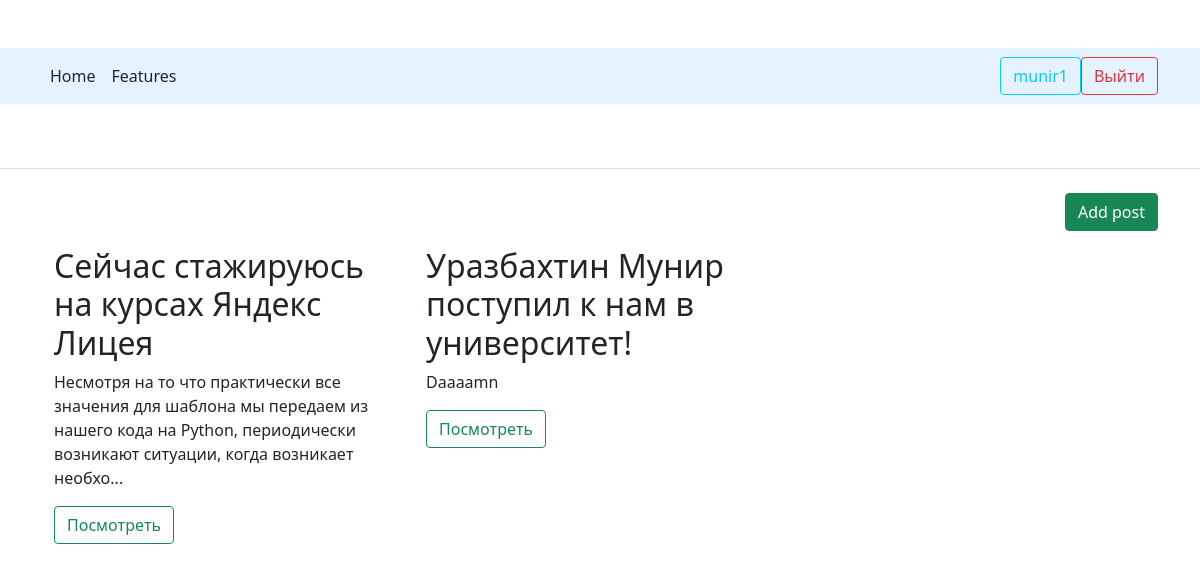
The page /home (signed in) on the database its author committed.
### data/__all_models.py (models this page shows, shortened)
class User(SqlAlchemyBase, UserMixin):
    __tablename__ = 'users'
    id = sqlalchemy.Column(sqlalchemy.Integer, primary_key=True, autoincrement=True)
    name = sqlalchemy.Column(sqlalchemy.String, nullable=True)
    age = sqlalchemy.Column(sqlalchemy.Integer, nullable=True)
    email = sqlalchemy.Column(sqlalchemy.String, index=True, unique=True, nullable=True)
    hashed_password = sqlalchemy.Column(sqlalchemy.String, nullable=True)
    bio = sqlalchemy.Column(sqlalchemy.String, nullable=True)
    signed_date = sqlalchemy.Column(sqlalchemy.DateTime, default=datetime.datetime.now)

class News(SqlAlchemyBase):
    __tablename__ = 'news'
    id = sqlalchemy.Column(sqlalchemy.Integer,
                           primary_key=True, autoincrement=True)
    title = sqlalchemy.Column(sqlalchemy.String, nullable=True)
    content = sqlalchemy.Column(sqlalchemy.String, nullable=True)
    created_date = sqlalchemy.Column(sqlalchemy.DateTime,
                                     default=datetime.datetime.date)
    is_private = sqlalchemy.Column(sqlalchemy.Boolean, default=False)
    user_id = sqlalchemy.Column(sqlalchemy.Integer,
                                sqlalchemy.ForeignKey("users.id"))
    user = orm.relation('User')

### main.py (the view)
@app.route('/')
@app.route('/home')
def home():
    session = db_session.create_session()
    news = session.query(News).filter(News.is_private != True)
    return render_template('home.html', title='ShareNews.com', news=news)

### data/db_session.py (called while the page is built)
def create_session() -> Session:
    global __factory
    return __factory()

### main.py (called while the page is built)
@login_manager.user_loader
def load_user(user_id):
    session = db_session.create_session()
    return session.query(User).get(user_id)

### templates/home.html (shortened to what this page needs)
{% extends "base.html" %}
{% block content %}
<link href="/static/css/features.css" rel="stylesheet">
<ul class="nav justify-content-end">
    <a class="btn btn-success " href="/newpost">Add post</a>
</ul>
<div class="container">
    <div class="row">
        {% for new in news %}
        <div class="col-md-4">
            <h2>{{new.title}}</h2>
            {% if new.content|length > 150 %}
            <p class="card-text">{{new.content[:149]}}...</p>
            {% else %}
            <p class="card-text">{{new.content}}</p>
            {% endif %}
            <a href="/new/{{new.id}}" class="btn btn-outline-success">Посмотреть</a>
        </div>
        {% endfor %}
    </div>
</div>
{% endblock %}

### templates/base.html (shortened to what this page needs)
<!DOCTYPE html>
<html lang="en">
<head>
    <link href="https://cdn.jsdelivr.net/npm/bootstrap@5.0.0-beta3/dist/css/bootstrap.min.css" rel="stylesheet"
>
    <link rel="stylesheet" type="text/css" href="/static/css/base.css"/>
</head>
<body>
<nav class="navbar navbar-light" style="background-color: #e3f2fd;">
    <div class="container d-flex flex-wrap">
        <ul class="nav me-auto">
            <li class="nav-item"><a href="/home" class="nav-link link-dark px-2 active">Home</a></li>
            <li class="nav-item"><a href="/features" class="nav-link link-dark px-2">Features</a></li>
        </ul>
        <ul class="nav">
            {% if current_user.is_authenticated %}
            <a type="button" href="\bio" class="btn btn-outline-info">{{current_user.name}}</a>
            <a type="button" href="\logout" class="btn btn-outline-danger">Выйти</a>
            {% else %}
            <p>
                <a class="btn btn-primary " href="/register">Зарегистрироваться</a>
                <a class="btn btn-success" href="/login">Войти</a>
            </p>
            {% endif %}
        </ul>
    </div>
</nav>
<header class="py-3 mb-4 border-bottom">
    <div class="container d-flex flex-wrap justify-content-center">
        <a href="/home" class="d-flex align-items-center mb-3 mb-md-0 me-md-auto text-dark text-decoration-none">
            <svg class="bi me-2" width="40" height="32">
                <use xlink:href="#bootstrap"/>
            </svg>
        </a>
    </div>
</header>
<main role="main" class="container">
    {% block content %}{% endblock %}
</main>
</body>
</html>

### static/css/base.css (style rules this page uses)
.bi { vertical-align: -.125em; fill: currentColor; }
body { margin-top: 3rem; }

### static/css/features.css (style rules this page uses)
.bi { vertical-align: -.125em; fill: currentColor; }

### rows shown on the page
User: name "munir1"
News: title "Сейчас стажируюсь на курсах Яндекс Лицея", content "Несмотря на то что практически все значения для шаблона мы передаем из нашего кода на Python, периодически возникают ситуации, когда возникает необхо"
News: title "Уразбахтин Мунир поступил к нам в университет!", content "Daaaamn"
